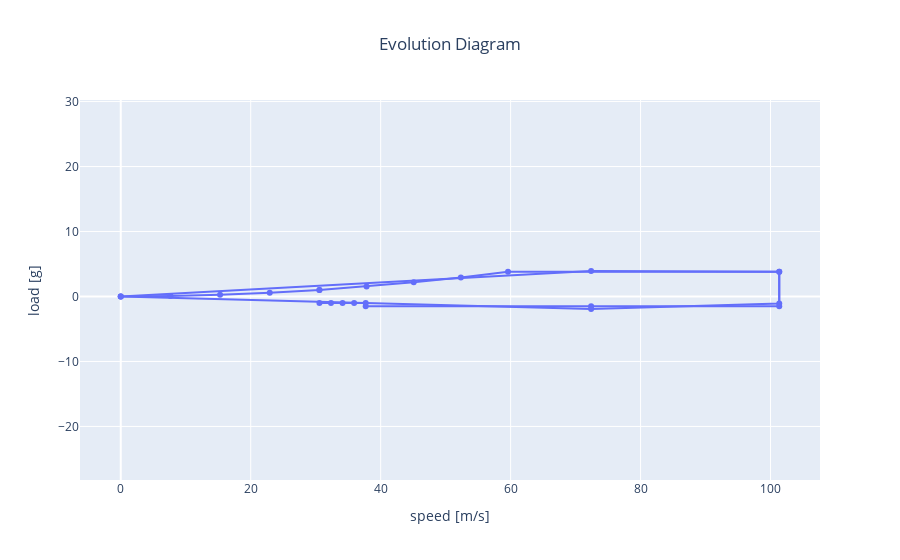

The notebook cell this image was saved under:
### Markdown cell above
Now, we are gona plot the results for both aicrafts.

### Code cell
from fastga.utils.postprocessing.analysis_and_plots import evolution_diagram

fig = evolution_diagram(pth.join(WORK_FOLDER_PATH, 'geometry_reference.xml'), name='reference aircraft')
#fig = evolution_diagram(pth.join(WORK_FOLDER_PATH, 'geometry_long_wing.xml'), name='long wing aircraft', fig=fig)
fig.show()

### Figure 1 — Plotly figure (JSON) as saved in the notebook; plotly's stock layout.template omitted (floating-point values rounded to 4 significant figures)
{"data": [{"mode": "lines+markers", "name": "reference aircraft", "type": "scatter", "uid": "0bba96e6-5982-4920-be13-591094ba4868", "x": [0, 7.644, 15.29, 22.93, 30.57, 30.57, 37.83, 45.09, 52.34, 59.6, 101.3, 101.3, 72.39, 37.7, 37.7, 35.92, 34.14, 32.35, 30.57, [30.57, 0, 0], 0, 72.39, 101.3, 101.3, 72.39, 0], "y": [0, 0.0625, 0.25, 0.5625, 1, 1, 1.531, 2.175, 2.931, 3.8, 3.8, -1.52, -1.52, -1.52, -1, -1, -1, -1, -1, [0, 0, 0], 0, 3.934, 3.8, -1.089, -1.934, 0]}], "layout": {"title": {"text": "Evolution Diagram", "x": 0.5}, "xaxis": {"title": {"text": "speed [m/s]"}}, "yaxis": {"scaleanchor": "x", "scaleratio": 1, "title": {"text": "load [g]"}}}}
